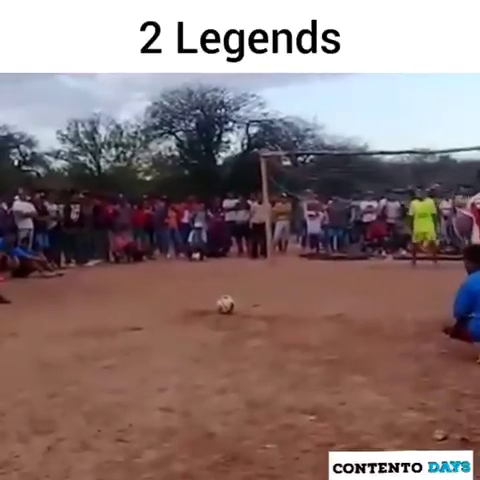
#> input picture frame 14 of videoprocess/movie.mp4, 480 x 480 px
$ python VIDEOHANDLEt.py
#> lines starting #> are read from the running program, lines starting #| are printed output that depends on the picture
import cv2,time

video=cv2.VideoCapture("movie.mp4")


while True:
	check,frame=video.read()
#> frame is the input picture: shape (480, 480, 3); mean B, G, R 117.7, 118.9, 138.4
	gray=cv2.cvtColor(frame,cv2.COLOR_BGR2GRAY)
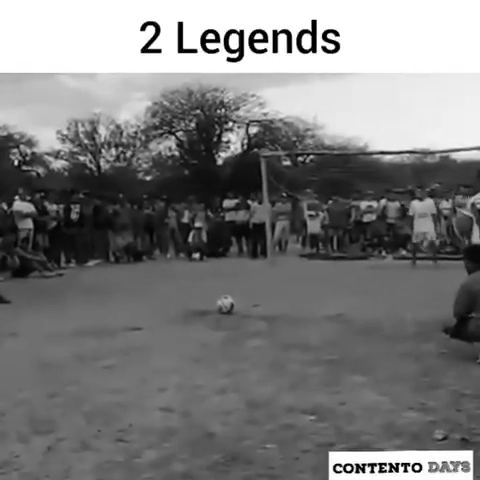
#> gray: shape (480, 480); min 0, max 255, mean 124.6
	cv2.imshow("streaming",frame)

	#time.sleep(3)
	key=cv2.waitKey(100)
#> (key q is pressed here)
	print(gray)
#> (printed output is left out)
	if key==ord('q'):
		break
video.release()
cv2.destroyAllWindows

$ run again, starting later in the video
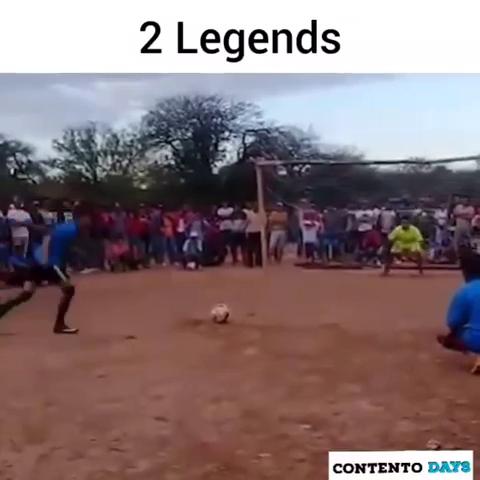
#> input picture frame 65 of videoprocess/movie.mp4, 480 x 480 px
#> frame is the input picture: shape (480, 480, 3); mean B, G, R 118, 115.9, 134.9
#> `gray=cv2.cvtColor(frame,cv2.COLOR_BGR2GRAY)`:
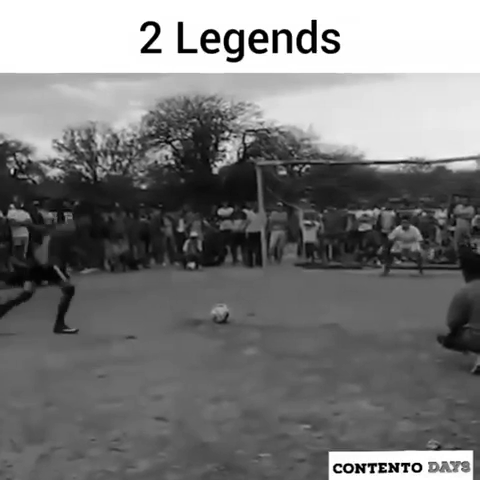
#> gray: shape (480, 480); min 0, max 255, mean 121.8
#> (printed output is left out)

$ run again, starting later in the video
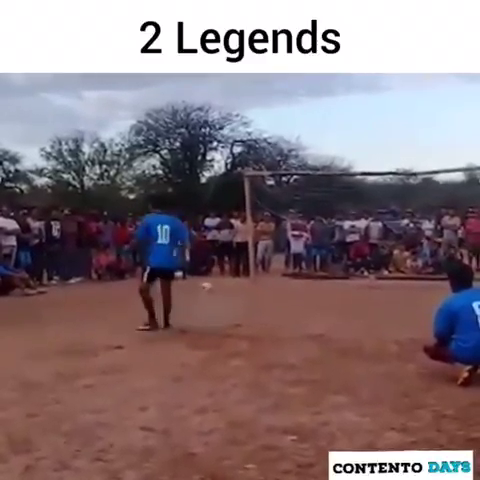
#> input picture frame 116 of videoprocess/movie.mp4, 480 x 480 px
#> frame is the input picture: shape (480, 480, 3); mean B, G, R 124.2, 119.4, 136.8
#> `gray=cv2.cvtColor(frame,cv2.COLOR_BGR2GRAY)`:
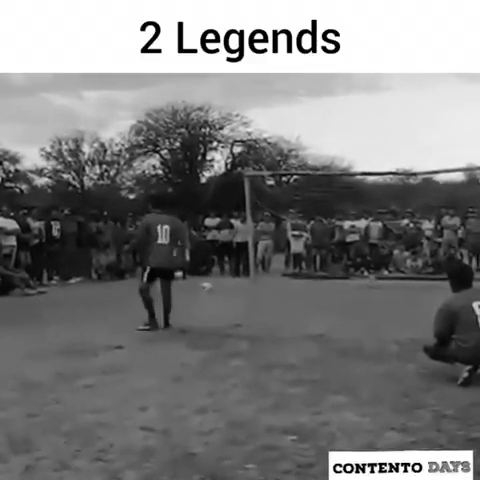
#> gray: shape (480, 480); min 0, max 255, mean 125.1
#> (printed output is left out)
